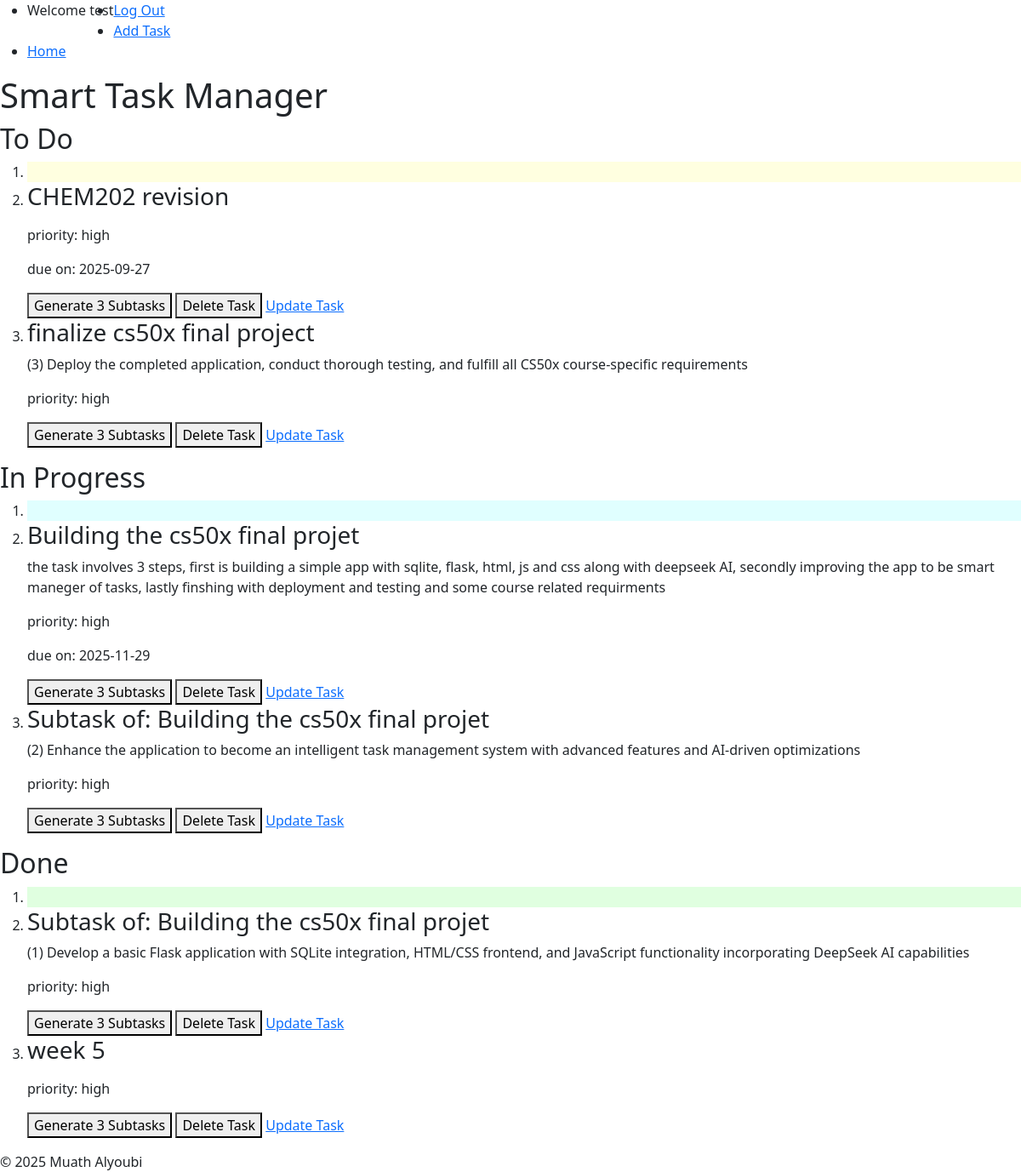
Page / (signed in) on the earlier database version.
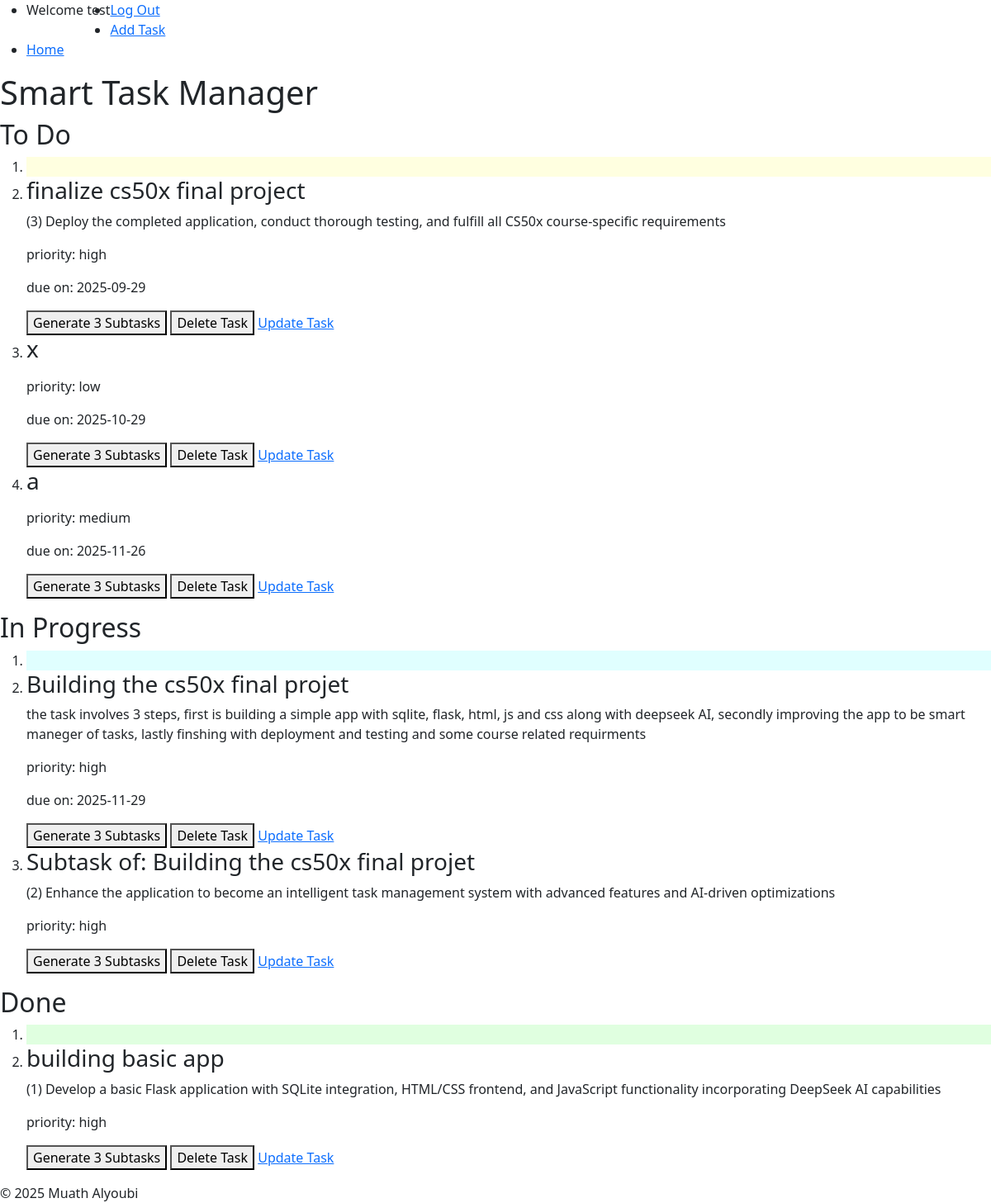
Same page on the later database version.
### tables this page shows
CREATE TABLE tasks(
                id INTEGER PRIMARY KEY AUTOINCREMENT NOT NULL,
                title TEXT NOT NULL,
                user_id INTEGER NOT NULL,
                description TEXT,
                status TEXT NOT NULL DEFAULT 'To Do',
                created_at TIMESTAMP DEFAULT CURRENT_TIMESTAMP, 
                priority TEXT NOT NULL, 
                due_date DATE,  
                FOREIGN KEY (user_id) REFERENCES users(id) ON DELETE CASCADE
                );

### app.py (the view)
@app.route("/")
@login_required
def index():
    tasks = get_tasks_by_user(session["user_id"])
    return render_template("index.html", tasks=tasks)

### db.py (called while the page is built)
def get_db():
    if "db" not in g:
        g.db = sqlite3.connect(
            DATABASE,
            detect_types=sqlite3.PARSE_DECLTYPES,
            check_same_thread=False
        )
        g.db.row_factory = sqlite3.Row
    return g.db

def get_tasks_by_user(user_id):
    db = get_db()
    return db.execute(
        "SELECT * FROM tasks WHERE user_id = ? ORDER BY " \
        "CASE WHEN due_date IS NULL THEN 1 ELSE 0 END," \
        "due_date ASC," \
        " CASE priority " \
            "WHEN 'high' THEN 1 " \
            "WHEN 'medium' THEN 2 " \
            "WHEN 'low' THEN 3 " \
        "END ASC;",
        (user_id,)).fetchall()

### helpers.py (called while the page is built)
def login_required(f):
    @wraps(f)
    def decorated_function(*args, **kwargs):
        if session.get("user_id") is None:
            return redirect(url_for('login', next=request.url))
        return f(*args, **kwargs)
    return decorated_function

### templates/index.html (shortened to what this page needs)
{% extends "layout.html" %}
{% block body %}
        <header>
            <h1>Smart Task Manager</h1>
        </header>
        <main>
            <section id="kanban-board">
                <section id="todo-column" aria-labelledby="todo-heading" >
                    <h2 id="todo-heading">To Do</h2>
                    <ol class = "task-list" id="To Do">
                        <li style="background-color: #FFFFE0"></li>
                        {% for task in tasks %}
                            {% if task.status == 'To Do' %}
                                <li id="{{ task.id }}" draggable="true">
                                    <h3>{{ task.title }}</h3>
                                    <p>{{ task.description }}</p>
                                    <p>priority: {{ task.priority }}</p>
                                    {% if task.due_date is not none %}
                                        <p>due on: {{ task.due_date }}</p>
                                    {% endif %}
                                    <button onclick="generateTask('{{ task.id}}')" id="sub-task">Generate 3 Subtasks</button>
                                    <button onclick="deleteTask('{{ task.id }}')" id="delete-task">Delete Task</button>
                                    <a href="{{ url_for('editTask', id=task.id) }}" id="update-task">Update Task</a>
                                </li>
                            {% endif %}
                        {% endfor %}
                    </ol>
                </section>
                <section id="in-progress-column"  aria-labelledby="in-progress-heading">
                    <h2 id="in-progress-heading">In Progress</h2>
                    <ol class = "task-list" id="In Progress">
                        <li style="background-color: #E0FFFF"></li>
                        {% for task in tasks %}
                            {% if task.status == 'In Progress' %}
                                <li id="{{ task.id }}" draggable="true">
                                    <h3>{{ task.title }}</h3>
                                    <p>{{ task.description }}</p>
                                    <p>priority: {{ task.priority }}</p>
                                    {% if task.due_date is not none %}
                                        <p>due on: {{ task.due_date }}</p>
                                    {% endif %}
                                    <button onclick="generateTask('{{ task.id}}')" id="sub-task">Generate 3 Subtasks</button>
                                    <button onclick="deleteTask('{{ task.id }}')" id="delete-task">Delete Task</button>
                                    <a href="{{ url_for('editTask', id=task.id) }}" id="update-task">Update Task</a>
                                </li>
                            {% endif %}
                        {% endfor %}
                    </ol>
                </section>
                <section id="done-column" aria-labelledby="done-heading">
                    <h2 id="done-heading">Done</h2>
                    <ol class = "task-list" id="Done">
                        <li style="background-color: #E0FFE0"></li>
                        {% for task in tasks %}
                            {% if task.status == 'Done' %}
                                <li id="{{ task.id }}" draggable="true">
                                    <h3>{{ task.title }}</h3>
                                    <p>{{ task.description }}</p>
                                    <p>priority: {{ task.priority }}</p>
                                    <button onclick="generateTask('{{ task.id}}')" id="sub-task">Generate 3 Subtasks</button>
                                    <button onclick="deleteTask('{{ task.id }}')" id="delete-task">Delete Task</button>
                                    <a href="{{ url_for('editTask', id=task.id) }}" id="update-task">Update Task</a>
                                </li>
                            {% endif %}
                        {% endfor %}
                    </ol>
                </section>
            </section>
        </main>
{% endblock %}

### templates/layout.html (shortened to what this page needs)
<!DOCTYPE html>
<html lang="en">
    <head>
        <link rel="stylesheet" href="{{ url_for('static', filename='css/style.css') }}">
        <link href="https://getbootstrap.com/docs/5.3/assets/css/docs.css" rel="stylesheet">
        <link href="https://cdn.jsdelivr.net/npm/bootstrap@5.3.8/dist/css/bootstrap.min.css" rel="stylesheet">
    </head>
    <body>
        <nav id="navbar">
            {% if session["username"] %}
                <ul>
                    <li style="float: left;"><p>Welcome {{ session["username"] }}</p></li>
                    <li><a href="/logout">Log Out</a></li>
                    <li><a href="/addtask">Add Task</a></li>
                    <li><a href="/">Home</a></li>
                </ul>
            {% else %}
                <ul>
                    <li><a href="/login">Log In</a></li>
                    <li><a href="/register">Register</a></li>
                </ul>
            {% endif %}
        </nav>
        {% block body %}{% endblock %}
        <footer>
            &copy; 2025 Muath Alyoubi
        </footer>
    </body>
</html>

Differences in the rows shown:
removed tasks: title "CHEM202 revision", priority "high", due_date "2025-09-27", shown under "To Do"
removed tasks: title "week 5", priority "high", shown under "Done"
changed tasks "finalize cs50x final project": due_date (not shown) → "2025-09-29"
added tasks: title "x", priority "low", due_date "2025-10-29", shown under "To Do"
added tasks: title "a", priority "medium", due_date "2025-11-26", shown under "To Do"
changed tasks: title "Subtask of: Building the cs50x final projet" → "building basic app"
